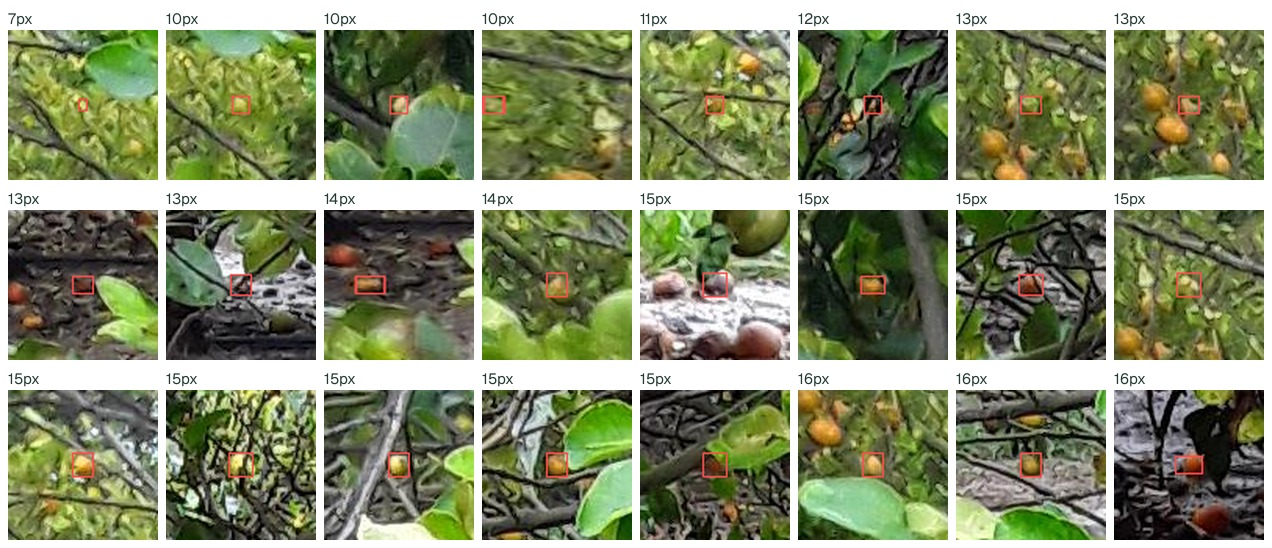
#> input picture analise-erros/citdet/perdidas-menores.jpg, 1272 x 548 px, given in place of IMG_3466.jpg, which was not available
$ python build_assets.py --preview ../../analise-erros/citdet/perdidas-menores.jpg
#> lines starting #> are read from the running program, lines starting #| are printed output that depends on the picture; pictures that were not available may be replaced by others from this repository, and a replacement may not be noted
#> in load, returned value is the input picture: PIL image 1272x548 RGB; mean R, G, B 133.7, 141.1, 110.1
"""Recorta e empilha os ativos da pipeline para uso como miniaturas do fluxograma.

Fonte de verdade: o diretório `data/assets/regenerated/` da pipeline atual.
"""

import argparse
import json
from pathlib import Path

from PIL import Image, ImageDraw, ImageFilter, ImageFont, ImageOps

PIPE = Path(__file__).resolve().parents[2]
ROOT = PIPE / "docs/figures"
parser = argparse.ArgumentParser(description=__doc__)
parser.add_argument(
    "--preview",
    type=Path,
    required=True,
    help="Dataset ilustrativo com images, labels e metadata",
)
args = parser.parse_args()
ASSETS = PIPE / "data/assets/regenerated"
OUT = ROOT / "diagram-assets"
OUT.mkdir(parents=True, exist_ok=True)

SS = 4  # supersampling durante a composição
EXPORT = 3  # o PNG guardado fica 3x maior que o tamanho de exibição no SVG
CARD = 112 * SS  # lado do cartão da frente, em px de render
OFFSET = 14 * SS  # deslocamento entre cartões empilhados
FRAME = 3 * SS  # moldura branca tipo foto revelada
INK = (43, 27, 70)  # roxo-preto do skin
TCC_ORANGE = (255, 166, 41)
TCC_MUTED = (109, 90, 146)


def crop_square(
    image: Image.Image, cx: float = 0.5, cy: float = 0.5, frac: float = 1.0
) -> Image.Image:
    """Recorte quadrado centrado em (cx, cy) relativos, cobrindo `frac` do menor lado."""
#> called with cx = 0.5, cy = 0.42, frac = 0.92
    w, h = image.size
#> w = 1272; h = 548
    side = int(min(w, h) * frac)
#> side = 504
    left = max(0, min(int(cx * w - side / 2), w - side))
#> left = 384
    top = max(0, min(int(cy * h - side / 2), h - side))
#> top = 0
    return image.crop((left, top, left + side, top + side))
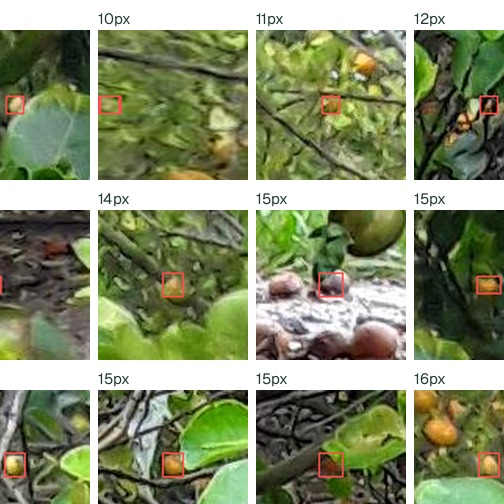
#> returned value: PIL image 504x504 RGB; mean R, G, B 134.6, 143.1, 109.7
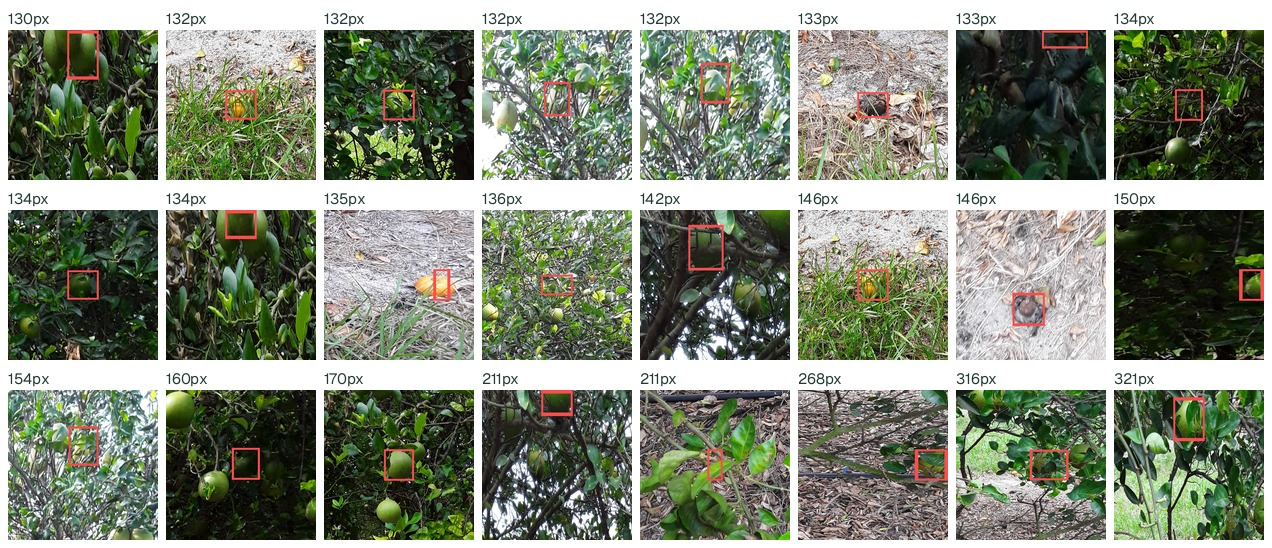
#> input picture analise-erros/citdet/perdidas-maiores.jpg, 1272 x 548 px, given in place of IMG_3518.jpg, which was not available
#> in load, returned value is the input picture: PIL image 1272x548 RGB; mean R, G, B 130.4, 137.3, 120.7
#> call 2 of crop_square, with cx = 0.5, cy = 0.42, frac = 0.92
#> in crop_square (call 2), `return image.crop((left, top, left + side, top + side))`:
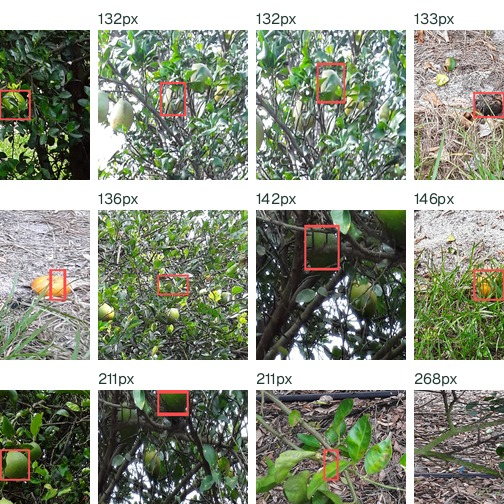
#> returned value: PIL image 504x504 RGB; mean R, G, B 141.6, 147.8, 132.3


# [10 lines left out: function checkerboard, not called in this run]


def as_card(image: Image.Image, fade: float = 0.0) -> Image.Image:
    """Cartão quadrado com moldura branca e fio de contorno; `fade` clareia os cartões de trás."""
    inner = CARD - 2 * FRAME
    photo = image.convert("RGB").resize((inner, inner), Image.Resampling.LANCZOS)
    if fade:
        photo = Image.blend(photo, Image.new("RGB", photo.size, (255, 255, 255)), fade)
    card = Image.new("RGBA", (CARD, CARD), (255, 255, 255, 255))
    card.paste(photo, (FRAME, FRAME))
    ImageDraw.Draw(card).rectangle(
        [0, 0, CARD - 1, CARD - 1], outline=(*INK, 90), width=max(1, SS // 2)
    )
    return card


def stack(images: list[Image.Image], name: str, mirror: bool = False) -> None:
    """Empilha do fundo para a frente. `mirror` traz o cartão da frente para a direita,
    de modo que as pilhas do trilho esquerdo apresentem a foto nítida ao diagrama."""
#> called with name = 'stack_arvores', mirror = False
    depth = len(images) - 1
#> depth = 2
    span = CARD + depth * OFFSET
#> span = 560
    canvas = Image.new("RGBA", (span, span), (0, 0, 0, 0))
#> canvas: PIL image 560x560 RGBA; every value is 0
    for index, image in enumerate(reversed(images)):  # o último da lista fica na frente
        back = depth - index
        card = as_card(image, fade=0.30 * back / max(1, depth))
        if back:
            card.putalpha(
                card.getchannel("A").point(
                    lambda alpha, back=back: int(alpha * (1 - 0.15 * back))
                )
            )
        left = span - CARD - back * OFFSET if mirror else back * OFFSET
        canvas.alpha_composite(card, (left, back * OFFSET))
#> this loop made 3 passes
#> (back, left) on passes 1 to 3: (2, 112), (1, 56), (0, 0)
#> pass 1, in as_card, `photo = Image.blend(photo, Image.new("RGB", photo.size, (255, 255, 255..`:
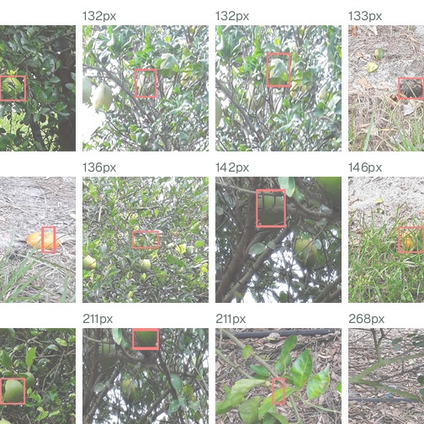
#> photo: PIL image 424x424 RGB; mean R, G, B 175.1, 179.3, 168.5
#> pass 1, in stack, `card = as_card(image, fade=0.30 * back / max(1, depth))`:
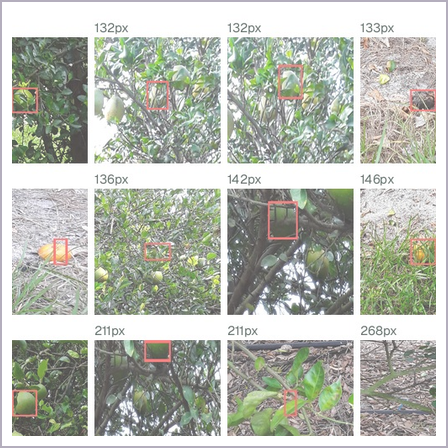
#> card: PIL image 448x448 RGBA; mean R, G, B, A 179.6, 183.2, 174.2, 252.1; transparent parts drawn white
#> after the loop:
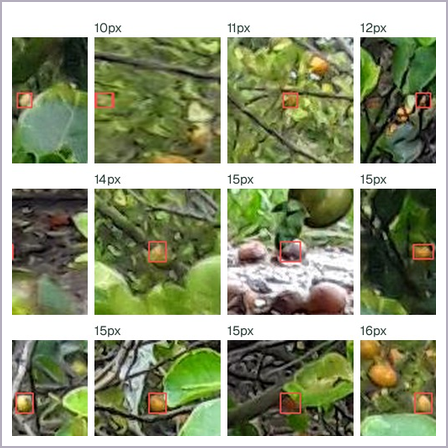
#> card: PIL image 448x448 RGBA; mean R, G, B, A 143.2, 150.4, 121.4, 252.1; transparent parts drawn white
    side = span * EXPORT // SS
#> side = 420
    canvas = canvas.resize((side, side), Image.Resampling.LANCZOS)
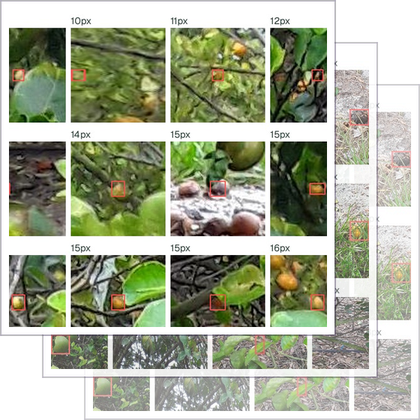
#> canvas: PIL image 420x420 RGBA; mean R, G, B, A 144.7, 149.9, 127.7, 223.4; transparent parts drawn white
    canvas.save(OUT / f"{name}.png", optimize=True)
    print(f"{name}.png {canvas.size} (exibido a {span // SS}px)")
#| stack_arvores.png (420, 420) (exibido a 140px)


# [42 lines left out: function portrait_stack, not called in this run]


def load(path: Path) -> Image.Image:
    return ImageOps.exif_transpose(Image.open(path)).convert("RGB")


# [15 lines left out: function metadata_preview, not called in this run]


# --- 1. fundos de árvores fora do período produtivo e seus mapas DepthPro -------------
TREES = ["IMG_3466", "IMG_3518", "IMG_3541"]
CROP = {"cx": 0.5, "cy": 0.42, "frac": 0.92}

stack(
    [crop_square(load(ASSETS / "backgrounds" / f"{s}.jpg"), **CROP) for s in TREES],
    "stack_arvores",
)
stack(
    [
#> (the run stopped early here; a loop or call above may not have finished)
